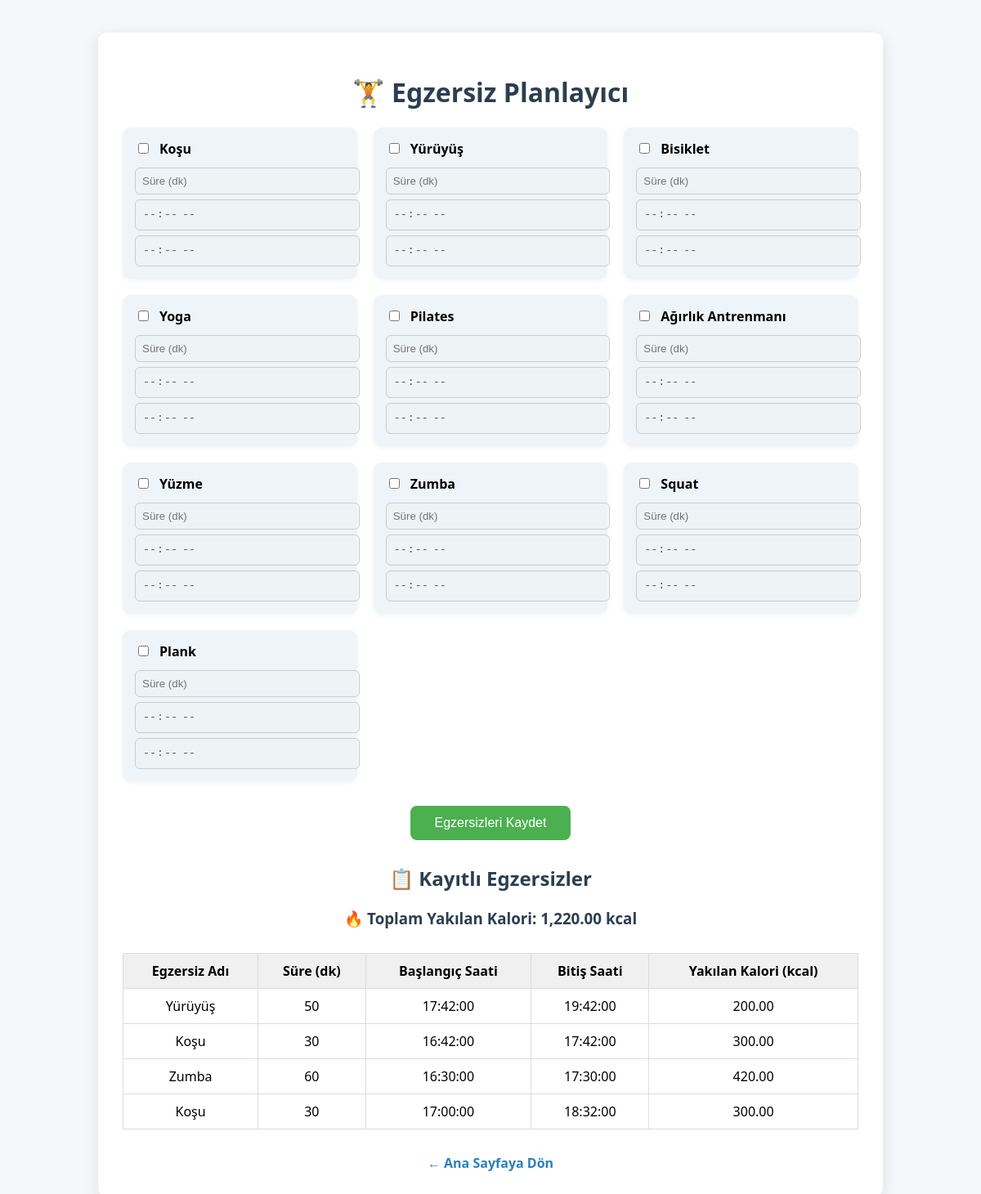
Page /pages/egzersizplanlayici.php on the committed database.
### tables this page shows
CREATE TABLE `egzersizler` (
  `id` int(11) NOT NULL,
  `user_id` int(11) NOT NULL,
  `egzersiz_adi` varchar(100) NOT NULL,
  `suresi` int(11) NOT NULL,
  `baslangic_saati` time DEFAULT NULL,
  `bitis_saati` time DEFAULT NULL,
  `created_at` timestamp NOT NULL DEFAULT current_timestamp()
);

### pages/egzersizplanlayici.php (the view, shortened to what this page needs)
<?php
include __DIR__ . '/../includes/connection.php';
$userId = $_SESSION['user_id'] ?? 1;
$egzersizListesi = [
    "Koşu",
    "Yürüyüş",
    "Bisiklet",
    "Yoga",
    "Pilates",
    "Ağırlık Antrenmanı",
    "Yüzme",
    "Zumba",
    "Squat",
    "Plank"
];
$kaloriOranlari = [
    "Koşu" => 10,
    "Yürüyüş" => 4,
    "Bisiklet" => 8,
    "Yoga" => 3,
    "Pilates" => 4,
    "Ağırlık Antrenmanı" => 6,
    "Yüzme" => 9,
    "Zumba" => 7,
    "Squat" => 5,
    "Plank" => 4
];
$stmt = $connection->prepare("SELECT * FROM egzersizler WHERE user_id = :user_id ORDER BY id DESC");
$stmt->execute([':user_id' => $userId]);
$egzersizler = $stmt->fetchAll(PDO::FETCH_ASSOC);
$toplamKalori = 0;
foreach ($egzersizler as $egz) {
    $sure = (float)$egz['suresi'];
    $adi = $egz['egzersiz_adi'];
    if (isset($kaloriOranlari[$adi])) {
        $toplamKalori += $sure * $kaloriOranlari[$adi];
    }
}
?>
<!DOCTYPE html>
<html lang="tr">
<head>
</head>
<body>
<div class="container">
    <h1>🏋️ Egzersiz Planlayıcı</h1>
    <form method="post">
        <div class="egzersiz-listesi">
            <?php foreach ($egzersizListesi as $egzersiz):
                $id = md5($egzersiz);
                ?>
                <div class="egzersiz-item">
                    <label>
                        <input type="checkbox" onclick="toggleFields(this)" data-target="<?= $id ?>">
                        <?= htmlspecialchars($egzersiz) ?>
                    </label>
                    <input type="number" name="egzersiz[<?= $egzersiz ?>][sure]" id="sure-<?= $id ?>" placeholder="Süre (dk)" min="0" disabled>
                    <input type="time" name="egzersiz[<?= $egzersiz ?>][baslangic]" id="start-<?= $id ?>" disabled>
                    <input type="time" name="egzersiz[<?= $egzersiz ?>][bitis]" id="end-<?= $id ?>" disabled>
                </div>
            <?php endforeach; ?>
        </div>
        <button type="submit">Egzersizleri Kaydet</button>
    </form>
    <h2>📋 Kayıtlı Egzersizler</h2>
    <h3>🔥 Toplam Yakılan Kalori: <?= number_format($toplamKalori, 2) ?> kcal</h3>
    <?php if (count($egzersizler) > 0): ?>
        <table>
            <thead>
            <tr>
                <th>Egzersiz Adı</th>
                <th>Süre (dk)</th>
                <th>Başlangıç Saati</th>
                <th>Bitiş Saati</th>
                <th>Yakılan Kalori (kcal)</th>
            </tr>
            </thead>
            <tbody>
            <?php foreach ($egzersizler as $row):
                $kalori = 0;
                if (isset($kaloriOranlari[$row['egzersiz_adi']])) {
                    $kalori = $row['suresi'] * $kaloriOranlari[$row['egzersiz_adi']];
                }
                ?>
                <tr>
                    <td><?= htmlspecialchars($row['egzersiz_adi']) ?></td>
                    <td><?= htmlspecialchars($row['suresi']) ?></td>
                    <td><?= $row['baslangic_saati'] ?? '-' ?></td>
                    <td><?= $row['bitis_saati'] ?? '-' ?></td>
                    <td><?= number_format($kalori, 2) ?></td>
                </tr>
            <?php endforeach; ?>
            </tbody>
        </table>
    <?php else: ?>
        <p style="text-align:center;">Henüz kayıtlı egzersiz yok.</p>
    <?php endif; ?>
    <a href="../index.php">← Ana Sayfaya Dön</a>
</div>
</body>
</html>

### pages/egzersizplanlayici.php (style rules this page uses)
body { font-family: 'Segoe UI', sans-serif; background-color: #f5f7fa; margin: 0; padding: 0; }
.container { max-width: 900px; margin: 40px auto; background-color: white; padding: 30px; border-radius: 10px; box-shadow: 0 5px 20px rgba(0,0,0,0.1); }
h1, h2, h3 { text-align: center; color: #2c3e50; }
form { margin-top: 20px; }
.egzersiz-listesi { display: grid; grid-template-columns: repeat(auto-fit, minmax(270px, 1fr)); gap: 20px; }
.egzersiz-item { background-color: #eef4f8; padding: 15px; border-radius: 10px; box-shadow: 0 2px 6px rgba(0,0,0,0.05); }
.egzersiz-item label { font-weight: bold; margin-bottom: 6px; display: flex; align-items: center; gap: 10px; }
.egzersiz-item input[type="number"], .egzersiz-item input[type="time"] { width: 100%; margin-top: 6px; padding: 8px; border-radius: 6px; border: 1px solid #ccc; }
button { display: block; margin: 30px auto; background-color: #4CAF50; color: white; padding: 12px 30px; border: none; border-radius: 8px; font-size: 16px; cursor: pointer; }
table { width: 100%; border-collapse: collapse; margin-top: 30px; }
table th, table td { padding: 10px; border: 1px solid #ddd; text-align: center; }
table th { background-color: #f0f0f0; }
a { display: block; text-align: center; margin-top: 30px; text-decoration: none; color: #2980b9; font-weight: bold; }

### rows in the picture
egzersizler: egzersiz_adi "Yürüyüş", suresi "50", baslangic_saati "17:42:00", bitis_saati "19:42:00", kalori "200.00"
egzersizler: egzersiz_adi "Koşu", suresi "30", baslangic_saati "16:42:00", bitis_saati "17:42:00", kalori "300.00"
egzersizler: egzersiz_adi "Zumba", suresi "60", baslangic_saati "16:30:00", bitis_saati "17:30:00", kalori "420.00"
egzersizler: egzersiz_adi "Koşu", suresi "30", baslangic_saati "17:00:00", bitis_saati "18:32:00", kalori "300.00"

### other values in the picture
$egzersiz "Koşu"
$egzersiz "Yürüyüş"
$egzersiz "Bisiklet"
$egzersiz "Yoga"
$egzersiz "Pilates"
$egzersiz "Ağırlık Antrenmanı"
$egzersiz "Yüzme"
$egzersiz "Zumba"
$egzersiz "Squat"
$egzersiz "Plank"
$toplamKalori "1,220.00"
